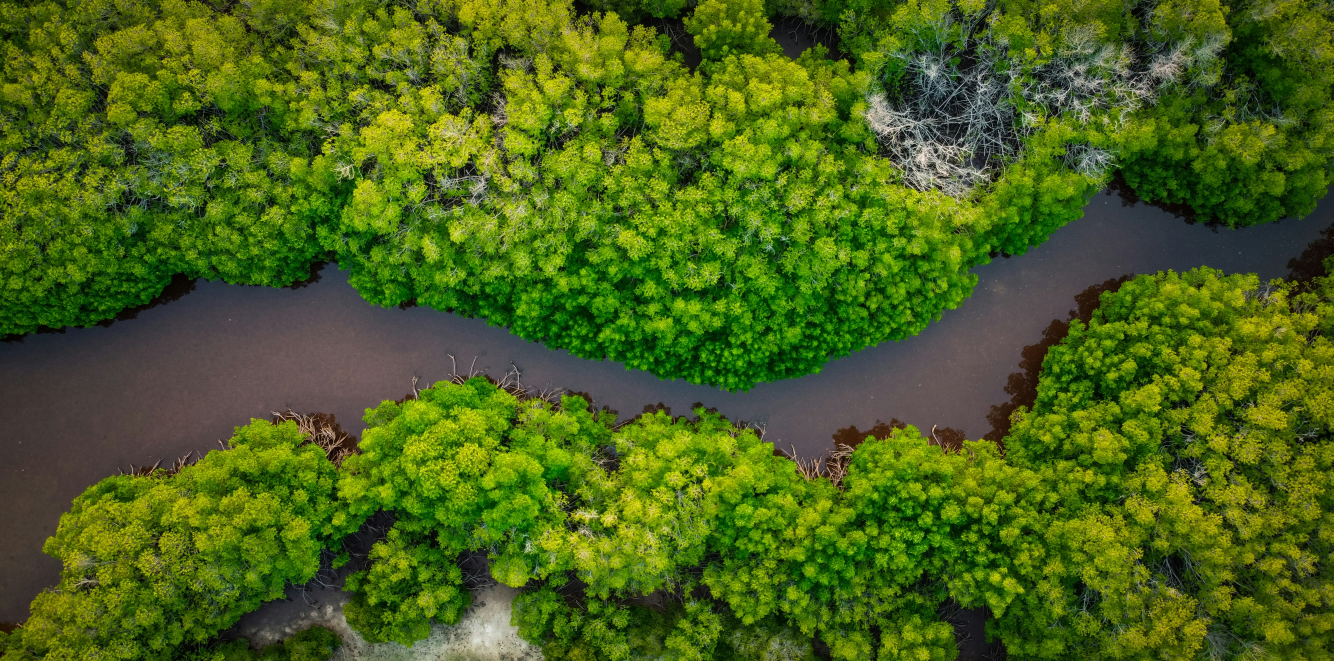
#> input picture riversdata-94-main/v0-amazonedone-main/v0-dataa-main/data-main/mohmed-nazeeh-jSgCHNQqEQ4-unsplash.jpg, 4000 x 1983 px (shown at 1/3 size)
$ python tree-detection.py ../riversdata-94-main/v0-amazonedone-main/v0-dataa-main/data-main/mohmed-nazeeh-jSgCHNQqEQ4-unsplash.jpg ../riversdata-94-main/v0-amazonedone-main/v0-dataa-main/data-main/mohmed-nazeeh-jSgCHNQqEQ4-unsplash.jpg   (older library calls are emulated)
#> lines starting #> are read from the running program, lines starting #| are printed output that depends on the picture; after the words box and inside, x2 and y2 are one past the last pixel; in counts of white or black regions, pixels touching at a corner belong together; long printed decimals are rounded
import cv2
import numpy as np
from pathlib import Path
import json
import sys

class TreeDetectionSystem:
    """Tree detection system with shape and texture analysis"""

    def __init__(self):
        self.min_green_threshold = 1000  # Minimum green pixels to consider as a tree

    def load_image(self, image_path):
        """Load image with support for Unicode paths"""
        try:
            with open(image_path, 'rb') as f:
                file_bytes = np.asarray(bytearray(f.read()), dtype=np.uint8)
            image = cv2.imdecode(file_bytes, cv2.IMREAD_COLOR)
            return image
        except Exception as e:
            print(f"Error loading image: {e}", file=sys.stderr)
            return None

    def detect_sky(self, image):
        """Detect sky region to exclude it from tree detection"""
        hsv = cv2.cvtColor(image, cv2.COLOR_BGR2HSV)

        # Create sky mask
        sky_mask = np.zeros(image.shape[:2], dtype=np.uint8)

        # Blue sky detection
        lower_blue = np.array([100, 80, 80])
        upper_blue = np.array([130, 255, 255])
        blue_mask = cv2.inRange(hsv, lower_blue, upper_blue)

        # Very bright white sky detection
        gray = cv2.cvtColor(image, cv2.COLOR_BGR2GRAY)
        bright_mask = cv2.threshold(gray, 220, 255, cv2.THRESH_BINARY)[1]

        # Combine sky masks
        sky_mask = cv2.bitwise_or(blue_mask, bright_mask)

        # Small dilation
        kernel = np.ones((5, 5), np.uint8)
        sky_mask = cv2.dilate(sky_mask, kernel, iterations=1)

        return sky_mask

    def detect_tree_vegetation(self, image):
        """Detect vegetation that looks like trees"""
        if image is None:
            return 0, None

        hsv = cv2.cvtColor(image, cv2.COLOR_BGR2HSV)

        # Detect green colors
        green_masks = []

        # Standard green
        lower1 = np.array([35, 40, 40])
        upper1 = np.array([85, 255, 255])
        mask1 = cv2.inRange(hsv, lower1, upper1)
        green_masks.append(mask1)

        # Yellow-green
        lower2 = np.array([25, 30, 30])
        upper2 = np.array([45, 255, 255])
        mask2 = cv2.inRange(hsv, lower2, upper2)
        green_masks.append(mask2)

        # Dark green
        lower3 = np.array([40, 40, 20])
        upper3 = np.array([80, 255, 200])
        mask3 = cv2.inRange(hsv, lower3, upper3)
        green_masks.append(mask3)

        # Combine all green masks
        green_mask = cv2.bitwise_or(green_masks[0], green_masks[1])
        green_mask = cv2.bitwise_or(green_mask, green_masks[2])

        # Remove sky regions
        sky_mask = self.detect_sky(image)
        green_mask = cv2.bitwise_and(green_mask, cv2.bitwise_not(sky_mask))

        # Texture analysis
        gray = cv2.cvtColor(image, cv2.COLOR_BGR2GRAY)
        laplacian = cv2.Laplacian(gray, cv2.CV_64F)
        laplacian = np.abs(laplacian).astype(np.uint8)
        texture_mask = cv2.threshold(laplacian, 10, 255, cv2.THRESH_BINARY)[1]

        # Combine green color with texture
        vegetation_mask = cv2.bitwise_and(green_mask, texture_mask)

        # Morphological operations
        kernel_small = np.ones((3, 3), np.uint8)
        kernel_large = np.ones((5, 5), np.uint8)
        vegetation_mask = cv2.morphologyEx(vegetation_mask, cv2.MORPH_OPEN, kernel_small)
        vegetation_mask = cv2.morphologyEx(vegetation_mask, cv2.MORPH_CLOSE, kernel_large)

        # Filter by blob size
        contours, _ = cv2.findContours(vegetation_mask, cv2.RETR_EXTERNAL, cv2.CHAIN_APPROX_SIMPLE)
        final_mask = np.zeros_like(vegetation_mask)
        min_area = 100

        for contour in contours:
            area = cv2.contourArea(contour)
            if area > min_area:
                cv2.drawContours(final_mask, [contour], -1, 255, -1)

        count = cv2.countNonZero(final_mask)
        return count, final_mask

    def calculate_metrics(self, before_count, after_count, image_size):
        """Calculate metrics and accuracy"""
        total_pixels = image_size[0] * image_size[1]

        before_percentage = (before_count / total_pixels) * 100
        after_percentage = (after_count / total_pixels) * 100
        difference = after_count - before_count

        if before_count > 0:
            increase_percentage = (difference / before_count) * 100
        else:
            increase_percentage = 100.0 if after_count > 0 else 0.0

        tree_detected = difference >= self.min_green_threshold

        if tree_detected:
            if difference > 5000:
                accuracy = min(95 + (difference / 10000), 99.9)
            elif difference > 2000:
                accuracy = 85 + (difference / 1000)
            else:
                accuracy = 70 + (difference / 500)
            accuracy = min(accuracy, 99.9)
        else:
            accuracy = (difference / self.min_green_threshold) * 50 if difference > 0 else 0
            accuracy = max(0, min(accuracy, 50))

        return {
            'before_count': int(before_count),
            'after_count': int(after_count),
            'before_percentage': float(before_percentage),
            'after_percentage': float(after_percentage),
            'difference': int(difference),
            'increase_percentage': float(increase_percentage),
            'tree_detected': bool(tree_detected),
            'accuracy': float(accuracy)
        }

    def analyze_images(self, before_path, after_path):
        """Analyze both images and return results as JSON"""
        before_img = self.load_image(before_path)
#> in load_image, image is the input picture: shape (1983, 4000, 3); mean B, G, R 24.7, 98.1, 74
        after_img = self.load_image(after_path)

        if before_img is None or after_img is None:
            return json.dumps({'error': 'Failed to load images'})

        before_count, _ = self.detect_tree_vegetation(before_img)
#> in detect_tree_vegetation, `hsv = cv2.cvtColor(image, cv2.COLOR_BGR2HSV)`: hsv: shape (1983, 4000, 3); mean H, S, V 49.1, 188.9, 100.1
#> in detect_tree_vegetation, `mask1 = cv2.inRange(hsv, lower1, upper1)`:
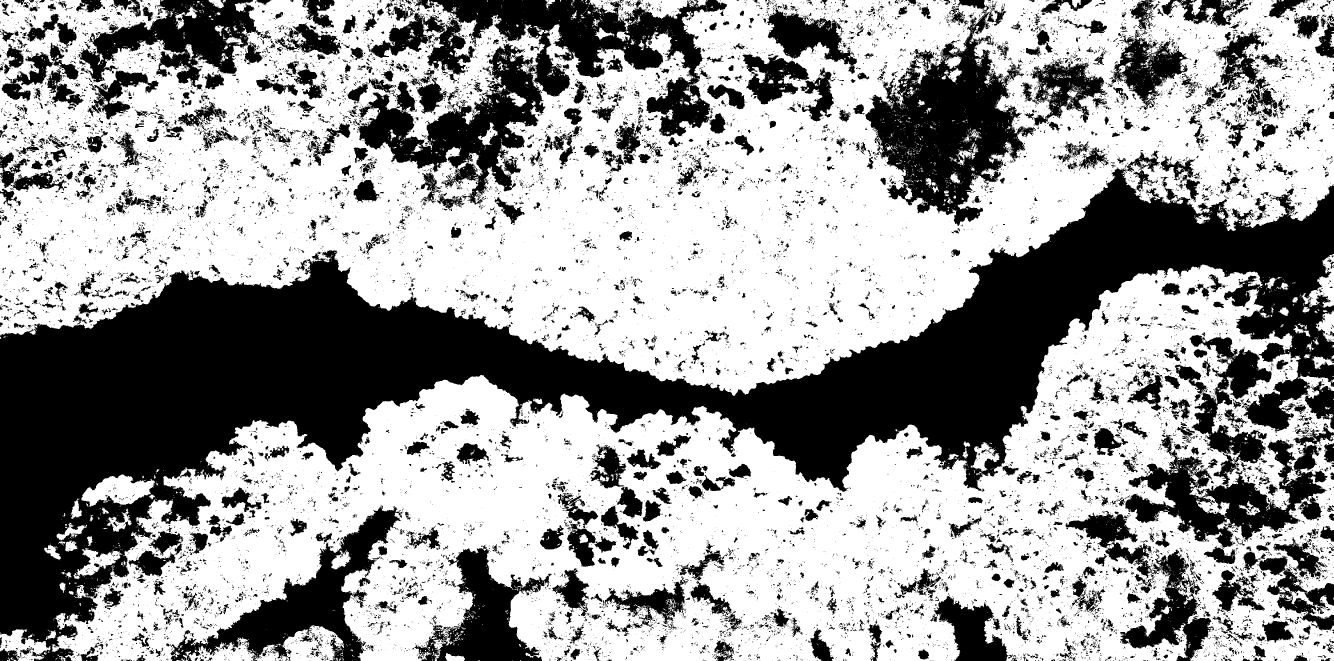
#> mask1: shape (1983, 4000) (shown at 1/3 size); 61.1% white; 21242 black regions (18385 under 20 px), largest, box (x1, y1, x2, y2) and area: (0, 452, 4000, 1983) 1505340, (1073, 0, 2181, 632) 214620, (2596, 0, 3108, 678) 146732
#> in detect_tree_vegetation, `mask2 = cv2.inRange(hsv, lower2, upper2)`: mask2: shape (1983, 4000); 54.8% white; 19047 black regions (17090 under 20 px), largest, box (x1, y1, x2, y2) and area: (0, 401, 4000, 1906) 2162561, (479, 1408, 1660, 1983) 231395, (2264, 1435, 3178, 1983) 181678
#> in detect_tree_vegetation, `mask3 = cv2.inRange(hsv, lower3, upper3)`: mask3: shape (1983, 4000); 43.3% white; 15124 white regions (14107 under 20 px), largest, box (x1, y1, x2, y2) and area: (0, 0, 4000, 1187) 1811766, (274, 820, 3700, 1983) 1229877, (3400, 1572, 3660, 1859) 20341
#> in detect_tree_vegetation, `green_mask = cv2.bitwise_or(green_masks[0], green_masks[1])`: green_mask: shape (1983, 4000); 74.6% white; 19427 black regions (16939 under 20 px), largest, box (x1, y1, x2, y2) and area: (0, 452, 4000, 1906) 1317605, (2603, 16, 3108, 588) 120538, (509, 1516, 1208, 1983) 68935
#> in detect_tree_vegetation, `green_mask = cv2.bitwise_or(green_mask, green_masks[2])`: green_mask: shape (1983, 4000); 78.1% white; 11474 black regions (10366 under 20 px), largest, box (x1, y1, x2, y2) and area: (0, 506, 4000, 1906) 1301189, (2603, 34, 3101, 588) 111333, (582, 1522, 1195, 1957) 61055
#> in detect_sky, `blue_mask = cv2.inRange(hsv, lower_blue, upper_blue)`: blue_mask: shape (1983, 4000); 0.05% white in thin lines or dots, all inside (x1, y1, x2, y2) = (977, 289, 3536, 1368)
#> in detect_sky, `bright_mask = cv2.threshold(gray, 220, 255, cv2.THRESH_BINARY)[1]`: bright_mask: shape (1983, 4000); 0.06% white in thin lines or dots, all inside (x1, y1, x2, y2) = (212, 74, 3592, 1950)
#> in detect_sky, `sky_mask = cv2.dilate(sky_mask, kernel, iterations=1)`: sky_mask: shape (1983, 4000); 0.8% white; 861 white regions, largest, box (x1, y1, x2, y2) and area: (1890, 1108, 2158, 1186) 5794, (2738, 433, 2801, 505) 2096, (2801, 426, 2918, 495) 2017
#> in detect_tree_vegetation, `green_mask = cv2.bitwise_and(green_mask, cv2.bitwise_not(sky_mask))`: green_mask: shape (1983, 4000); 77.7% white; 12038 black regions (10311 under 20 px), largest, box (x1, y1, x2, y2) and area: (0, 506, 4000, 1906) 1302338, (2599, 34, 3101, 593) 114167, (582, 1522, 1195, 1957) 61055
#> in detect_tree_vegetation, `laplacian = np.abs(laplacian).astype(np.uint8)`:
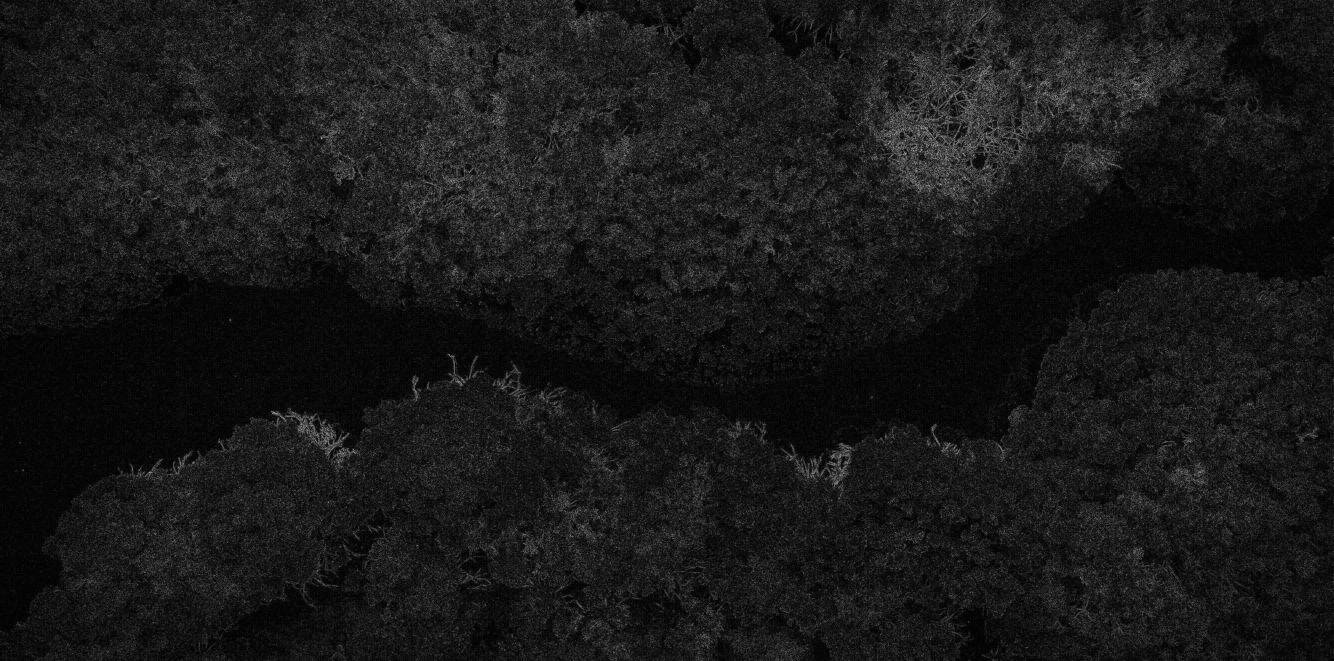
#> laplacian: shape (1983, 4000) (shown at 1/3 size); min 0, max 255, mean 25.1
#> in detect_tree_vegetation, `texture_mask = cv2.threshold(laplacian, 10, 255, cv2.THRESH_BINARY)[1]`:
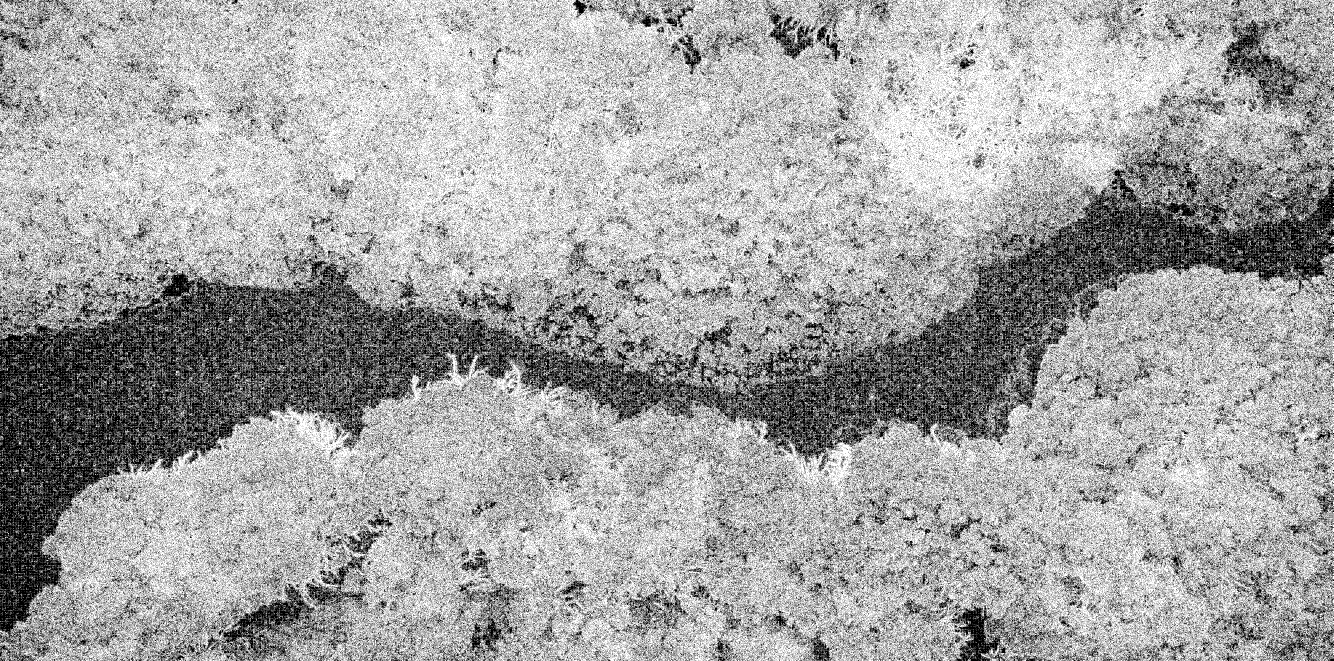
#> texture_mask: shape (1983, 4000) (shown at 1/3 size); 64.6% white; black in thin lines or dots
#> in detect_tree_vegetation, `vegetation_mask = cv2.bitwise_and(green_mask, texture_mask)`: vegetation_mask: shape (1983, 4000); 55.5% white; 280179 black regions (269288 under 20 px), largest, box (x1, y1, x2, y2) and area: (0, 401, 4000, 1983) 1495785, (2598, 30, 3102, 596) 120640, (448, 1519, 1226, 1983) 88107
#> in detect_tree_vegetation, `vegetation_mask = cv2.morphologyEx(vegetation_mask, cv2.MORPH_OPEN, ke..`: vegetation_mask: shape (1983, 4000); 25.7% white; 43125 white regions (24843 under 20 px), largest, box (x1, y1, x2, y2) and area: (1034, 0, 1487, 352) 40581, (1388, 383, 1731, 769) 38316, (409, 419, 853, 675) 31026
#> in detect_tree_vegetation, `vegetation_mask = cv2.morphologyEx(vegetation_mask, cv2.MORPH_CLOSE, k..`:
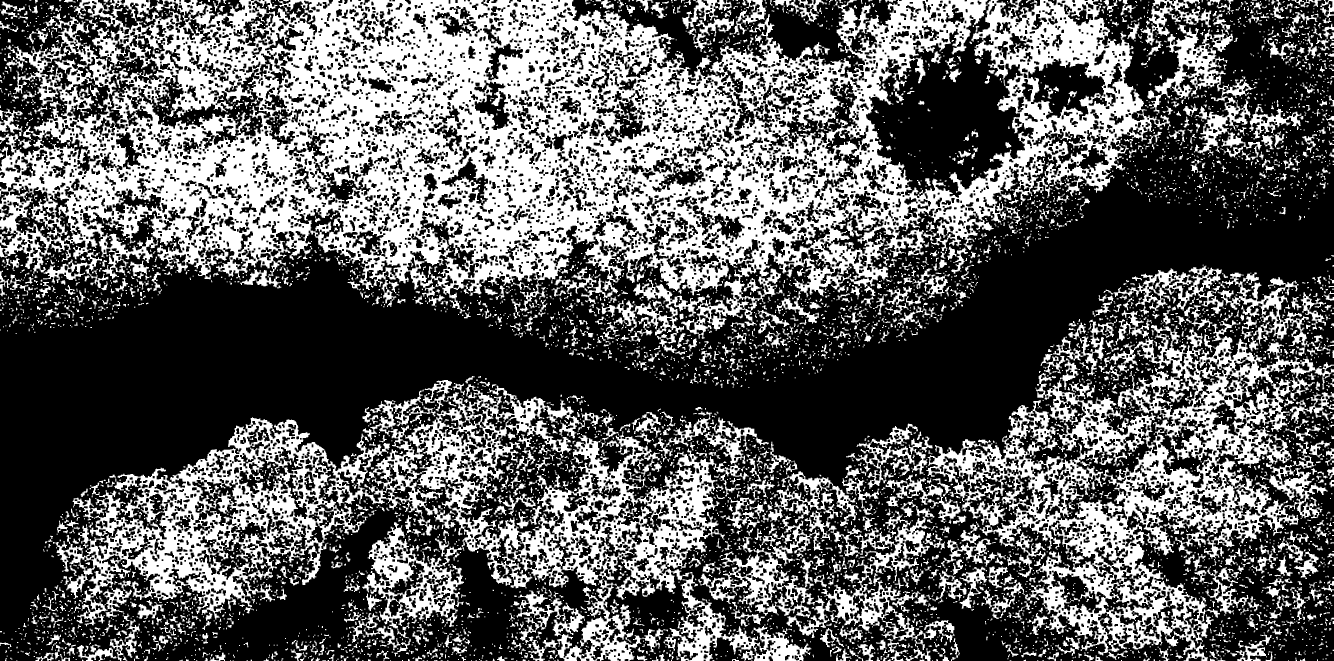
#> vegetation_mask: shape (1983, 4000) (shown at 1/3 size); 37.4% white; 6076 white regions (3317 under 20 px)
#> in detect_tree_vegetation, `contours, _ = cv2.findContours(vegetation_mask, cv2.RETR_EXTERNAL, cv2..`: contours = 5392 contours, 3633 with area under 20; largest, box (x1, y1, x2, y2) and area: (0, 0, 3513, 1040) 2231544, (159, 1140, 2434, 1983) 711806, (2779, 961, 4000, 1983) 536308, (2359, 1532, 2864, 1983) 47130, (2094, 1547, 2468, 1854) 36528
#> the loop in detect_tree_vegetation, `for contour in contours:` made 5392 passes
#> area on passes 49, 52, 53: 20.5, 28, 24.5
#> after the loop in detect_tree_vegetation, `for contour in contours:`:
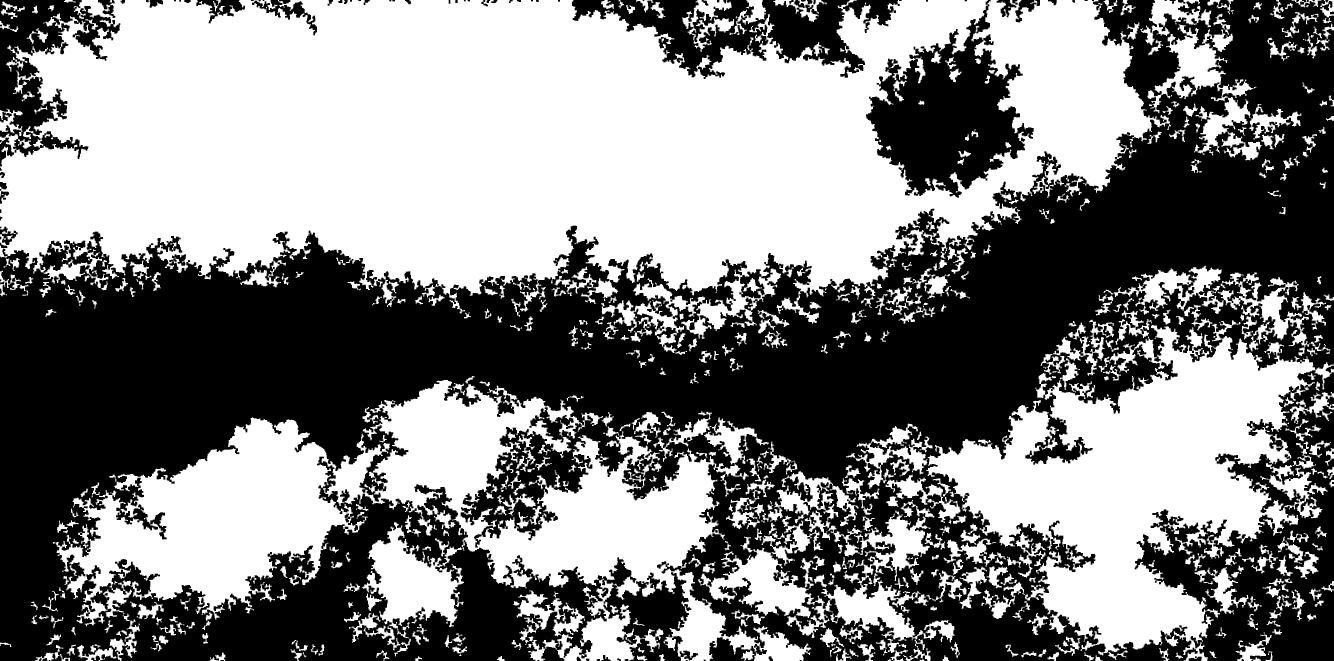
#> final_mask: shape (1983, 4000) (shown at 1/3 size); 51.2% white; 119 black regions (9 under 20 px), largest, box (x1, y1, x2, y2) and area: (0, 0, 4000, 1983) 3270702, (3404, 1111, 4000, 1983) 213966, (2598, 0, 3101, 593) 146012
#> in detect_tree_vegetation, `count = cv2.countNonZero(final_mask)`: count = 4058307
        after_count, _ = self.detect_tree_vegetation(after_img)

        metrics = self.calculate_metrics(before_count, after_count, before_img.shape)

        return json.dumps(metrics, indent=2)


def main():
    if len(sys.argv) != 3:
        print(json.dumps({'error': 'Usage: python tree-detection.py <before_image> <after_image>'}))
        sys.exit(1)

    before_path = sys.argv[1]
    after_path = sys.argv[2]

    detector = TreeDetectionSystem()
    result = detector.analyze_images(before_path, after_path)
#> the loop in detect_tree_vegetation (call 2), `for contour in contours:` made 5392 passes
#> in calculate_metrics, `before_percentage = (before_count / total_pixels) * 100`: before_percentage = 51.16
#> in calculate_metrics, `difference = after_count - before_count`: difference = 0
#> in calculate_metrics, `tree_detected = difference >= self.min_green_threshold`: tree_detected = False
#> in calculate_metrics, `accuracy = (difference / self.min_green_threshold) * 50 if difference ..`: accuracy = 0
#> in analyze_images, `metrics = self.calculate_metrics(before_count, after_count, before_img..`: metrics = {'before_count': 4058307, 'after_count': 4058307, 'before_percentage': 51.16, 'after_percentage': 51.16, 'difference': 0, 'increase_percentage': 0, 'tree_detected': False, 'accuracy': 0}
    print(result)
#| {
#|   "before_count": 4058307,
#|   "after_count": 4058307,
#|   "before_percentage": 51.164,
#|   "after_percentage": 51.164,
#|   "difference": 0,
#|   "increase_percentage": 0.0,
#|   "tree_detected": false,
#|   "accuracy": 0.0
#| }


if __name__ == "__main__":
    main()
